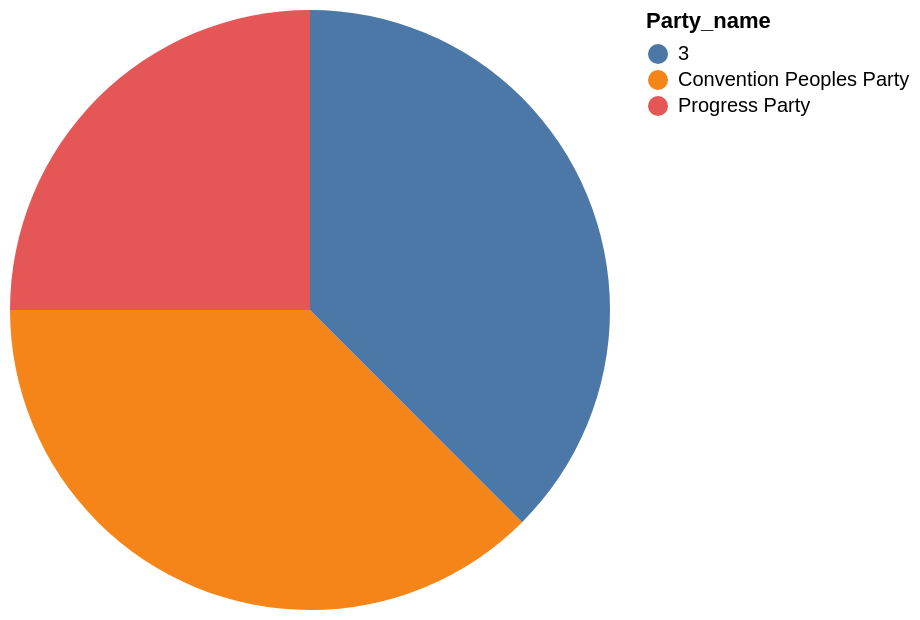

The specification (Vega-Lite) saved for this image:
### Vega-Lite specification from a JSON file in a GitHub repository (floating-point values rounded to 4 significant figures)
{"data": {"values": [{"x_data": "Convention Peoples Party", "y_data": 3}, {"x_data": "Progress Party", "y_data": 2}, {"x_data": "3", "y_data": 3}]}, "mark": "arc", "encoding": {"theta": {"field": "y_data", "type": "quantitative", "title": "count(*)"}, "color": {"field": "x_data", "type": "nominal", "title": "Party_name"}}}
